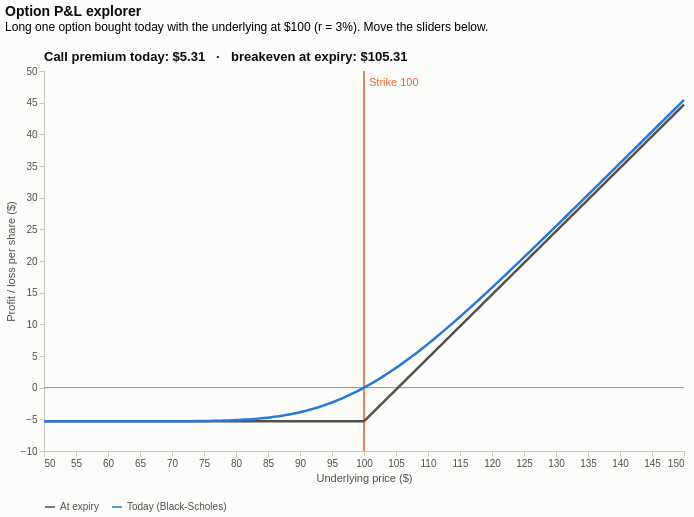

The notebook cell this image was saved under:
### Markdown cell above
### Plot

### Code cell
strike = alt.param(name="strike", value=100,
                   bind=alt.binding_range(min=70, max=130, step=1, name="Strike ($) "))
vol = alt.param(name="vol", value=0.25,
                bind=alt.binding_range(min=0.05, max=0.80, step=0.01, name="Implied volatility "))
days = alt.param(name="days", value=90,
                 bind=alt.binding_range(min=1, max=365, step=1, name="Days to expiry "))
kind = alt.param(name="kind", value="Call",
                 bind=alt.binding_radio(options=["Call", "Put"], name="Option "))

T = "(days / 365)"
xs = alt.Scale(domain=[50, 150])


def black_scholes(S):
    """Vega expression for the Black-Scholes value of the selected option at underlying price S."""
    d1 = f"((log({S} / strike) + ({r} + vol * vol / 2) * {T}) / (vol * sqrt({T})))"
    d2 = f"({d1} - vol * sqrt({T}))"
    call = f"({S} * cumulativeNormal({d1}) - strike * exp(-{r} * {T}) * cumulativeNormal({d2}))"
    put = f"({call} - {S} + strike * exp(-{r} * {T}))"  # put-call parity
    return f"(kind == 'Call' ? {call} : {put})"


premium = black_scholes(spot)
payoff = "(kind == 'Call' ? max(datum.S - strike, 0) : max(strike - datum.S, 0))"

curves = (
    alt.Chart(prices)
    .transform_calculate(premium=premium)
    .transform_calculate(expiry=f"{payoff} - datum.premium",
                         today=f"{black_scholes('datum.S')} - datum.premium")
    .transform_fold(["expiry", "today"], as_=["key", "pnl"])
    .transform_calculate(curve="datum.key == 'expiry' ? 'At expiry' : 'Today (Black-Scholes)'")
    .mark_line(strokeWidth=2.5)
    .encode(
        x=alt.X("S:Q", title="Underlying price ($)", scale=xs),
        y=alt.Y("pnl:Q", title="Profit / loss per share ($)"),
        color=alt.Color("curve:N", title=None,
                        scale=alt.Scale(domain=["At expiry", "Today (Black-Scholes)"],
                                        range=["#52514e", PALETTE[0]]),
                        legend=alt.Legend(orient="bottom", direction="horizontal")),
        tooltip=[alt.Tooltip("S:Q", title="Underlying"), "curve:N",
                 alt.Tooltip("pnl:Q", title="P&L", format="+.2f")],
    )
)
one_row = pd.DataFrame({"row": [0]})
zero = alt.Chart(one_row).mark_rule(color="#8f8e88").encode(y=alt.datum(0))
spot_rule = alt.Chart(one_row).mark_rule(color="#b8b7b1").encode(x=alt.X(datum=spot, scale=xs))
strike_rule = (alt.Chart(one_row).transform_calculate(k="strike")
               .mark_rule(color=PALETTE[1], strokeWidth=1.5).encode(x=alt.X("k:Q", scale=xs)))
strike_label = (alt.Chart(one_row).transform_calculate(k="strike", label="'Strike ' + strike")
                .mark_text(align="left", dx=5, color=PALETTE[1], fontSize=11)
                .encode(x=alt.X("k:Q", scale=xs), y=alt.value(12), text="label:N"))
readout = (
    alt.Chart(one_row)
    .transform_calculate(premium=premium)
    .transform_calculate(be="kind == 'Call' ? strike + datum.premium : strike - datum.premium")
    .transform_calculate(label="kind + ' premium today: $' + format(datum.premium, '.2f')"
                               " + '   ·   breakeven at expiry: $' + format(datum.be, '.2f')")
    .mark_text(align="left", fontSize=13, fontWeight="bold", color="#0b0b0b")
    .encode(x=alt.value(0), y=alt.value(-14), text="label:N")
)
chart = (
    alt.layer(zero, spot_rule, strike_rule, strike_label, curves, readout)
    .add_params(strike, vol, days, kind)
    .properties(width=640, height=380,
                title=alt.Title("Option P&L explorer", subtitle=[
                    "Long one option bought today with the underlying at $100 (r = 3%). Move the sliders below.", " "]))
)
chart

### Figure 1 — Vega-Lite specification as saved in the notebook (floating-point values rounded to 4 significant figures; data arrays with more than 128 entries replaced by an {"elided": "..."} marker saying what was removed)
{"config": {"background": "#fcfcfb", "view": {"stroke": null}, "range": {"category": ["#2a78d6", "#eb6834", "#1baf7a", "#eda100", "#e87ba4", "#008300", "#6250d6", "#e34948"]}, "font": "Helvetica, Arial, sans-serif", "title": {"anchor": "start", "fontSize": 14, "color": "#0b0b0b"}, "axis": {"gridColor": "#e6e5e1", "domainColor": "#c9c8c3", "tickColor": "#c9c8c3", "labelColor": "#52514e", "titleColor": "#52514e", "titleFontWeight": "normal"}, "legend": {"labelColor": "#52514e", "titleColor": "#52514e"}}, "layer": [{"data": {"name": "data-ebe60e40f3495ef8d43d120b82b6db5a"}, "mark": {"type": "rule", "color": "#8f8e88"}, "encoding": {"y": {"datum": 0}}}, {"data": {"name": "data-ebe60e40f3495ef8d43d120b82b6db5a"}, "mark": {"type": "rule", "color": "#b8b7b1"}, "encoding": {"x": {"scale": {"domain": [50, 150]}, "datum": 100.0}}}, {"data": {"name": "data-ebe60e40f3495ef8d43d120b82b6db5a"}, "mark": {"type": "rule", "color": "#eb6834", "strokeWidth": 1.5}, "encoding": {"x": {"field": "k", "scale": {"domain": [50, 150]}, "type": "quantitative"}}, "transform": [{"calculate": "strike", "as": "k"}]}, {"data": {"name": "data-ebe60e40f3495ef8d43d120b82b6db5a"}, "mark": {"type": "text", "align": "left", "color": "#eb6834", "dx": 5, "fontSize": 11}, "encoding": {"text": {"field": "label", "type": "nominal"}, "x": {"field": "k", "scale": {"domain": [50, 150]}, "type": "quantitative"}, "y": {"value": 12}}, "transform": [{"calculate": "strike", "as": "k"}, {"calculate": "'Strike ' + strike", "as": "label"}]}, {"data": {"name": "data-25e7bfc77b17d8ba3f0b661291e7acb6"}, "mark": {"type": "line", "strokeWidth": 2.5}, "encoding": {"color": {"field": "curve", "legend": {"direction": "horizontal", "orient": "bottom"}, "scale": {"domain": ["At expiry", "Today (Black-Scholes)"], "range": ["#52514e", "#2a78d6"]}, "title": null, "type": "nominal"}, "tooltip": [{"field": "S", "title": "Underlying", "type": "quantitative"}, {"field": "curve", "type": "nominal"}, {"field": "pnl", "format": "+.2f", "title": "P&L", "type": "quantitative"}], "x": {"field": "S", "scale": {"domain": [50, 150]}, "title": "Underlying price ($)", "type": "quantitative"}, "y": {"field": "pnl", "title": "Profit / loss per share ($)", "type": "quantitative"}}, "transform": [{"calculate": "(kind == 'Call' ? (100.0 * cumulativeNormal(((log(100.0 / strike) + (0.03 + vol * vol / 2) * (days / 365)) / (vol * sqrt((days / 365))))) - strike * exp(-0.03 * (days / 365)) * cumulativeNormal((((log(100.0 / strike) + (0.03 + vol * vol / 2) * (days / 365)) / (vol * sqrt((days / 365)))) - vol * sqrt((days / 365))))) : ((100.0 * cumulativeNormal(((log(100.0 / strike) + (0.03 + vol * vol / 2) * (days / 365)) / (vol * sqrt((days / 365))))) - strike * exp(-0.03 * (days / 365)) * cumulativeNormal((((log(100.0 / strike) + (0.03 + vol * vol / 2) * (days / 365)) / (vol * sqrt((days / 365)))) - vol * sqrt((days / 365))))) - 100.0 + strike * exp(-0.03 * (days / 365))))", "as": "premium"}, {"calculate": "(kind == 'Call' ? max(datum.S - strike, 0) : max(strike - datum.S, 0)) - datum.premium", "as": "expiry"}, {"calculate": "(kind == 'Call' ? (datum.S * cumulativeNormal(((log(datum.S / strike) + (0.03 + vol * vol / 2) * (days / 365)) / (vol * sqrt((days / 365))))) - strike * exp(-0.03 * (days / 365)) * cumulativeNormal((((log(datum.S / strike) + (0.03 + vol * vol / 2) * (days / 365)) / (vol * sqrt((days / 365)))) - vol * sqrt((days / 365))))) : ((datum.S * cumulativeNormal(((log(datum.S / strike) + (0.03 + vol * vol / 2) * (days / 365)) / (vol * sqrt((days / 365))))) - strike * exp(-0.03 * (days / 365)) * cumulativeNormal((((log(datum.S / strike) + (0.03 + vol * vol / 2) * (days / 365)) / (vol * sqrt((days / 365)))) - vol * sqrt((days / 365))))) - datum.S + strike * exp(-0.03 * (days / 365)))) - datum.premium", "as": "today"}, {"fold": ["expiry", "today"], "as": ["key", "pnl"]}, {"calculate": "datum.key == 'expiry' ? 'At expiry' : 'Today (Black-Scholes)'", "as": "curve"}]}, {"data": {"name": "data-ebe60e40f3495ef8d43d120b82b6db5a"}, "mark": {"type": "text", "align": "left", "color": "#0b0b0b", "fontSize": 13, "fontWeight": "bold"}, "encoding": {"text": {"field": "label", "type": "nominal"}, "x": {"value": 0}, "y": {"value": -14}}, "transform": [{"calculate": "(kind == 'Call' ? (100.0 * cumulativeNormal(((log(100.0 / strike) + (0.03 + vol * vol / 2) * (days / 365)) / (vol * sqrt((days / 365))))) - strike * exp(-0.03 * (days / 365)) * cumulativeNormal((((log(100.0 / strike) + (0.03 + vol * vol / 2) * (days / 365)) / (vol * sqrt((days / 365)))) - vol * sqrt((days / 365))))) : ((100.0 * cumulativeNormal(((log(100.0 / strike) + (0.03 + vol * vol / 2) * (days / 365)) / (vol * sqrt((days / 365))))) - strike * exp(-0.03 * (days / 365)) * cumulativeNormal((((log(100.0 / strike) + (0.03 + vol * vol / 2) * (days / 365)) / (vol * sqrt((days / 365)))) - vol * sqrt((days / 365))))) - 100.0 + strike * exp(-0.03 * (days / 365))))", "as": "premium"}, {"calculate": "kind == 'Call' ? strike + datum.premium : strike - datum.premium", "as": "be"}, {"calculate": "kind + ' premium today: $' + format(datum.premium, '.2f') + '   ·   breakeven at expiry: $' + format(datum.be, '.2f')", "as": "label"}]}], "height": 380, "params": [{"name": "strike", "bind": {"input": "range", "max": 130, "min": 70, "name": "Strike ($) ", "step": 1}, "value": 100}, {"name": "vol", "bind": {"input": "range", "max": 0.8, "min": 0.05, "name": "Implied volatility ", "step": 0.01}, "value": 0.25}, {"name": "days", "bind": {"input": "range", "max": 365, "min": 1, "name": "Days to expiry ", "step": 1}, "value": 90}, {"name": "kind", "bind": {"input": "radio", "options": ["Call", "Put"], "name": "Option "}, "value": "Call"}], "title": {"text": "Option P&L explorer", "subtitle": ["Long one option bought today with the underlying at $100 (r = 3%). Move the sliders below.", " "]}, "width": 640, "$schema": "https://vega.github.io/schema/vega-lite/v6.4.1.json", "datasets": {"data-ebe60e40f3495ef8d43d120b82b6db5a": [{"row": 0}], "data-25e7bfc77b17d8ba3f0b661291e7acb6": {"elided": "201 records"}}}
